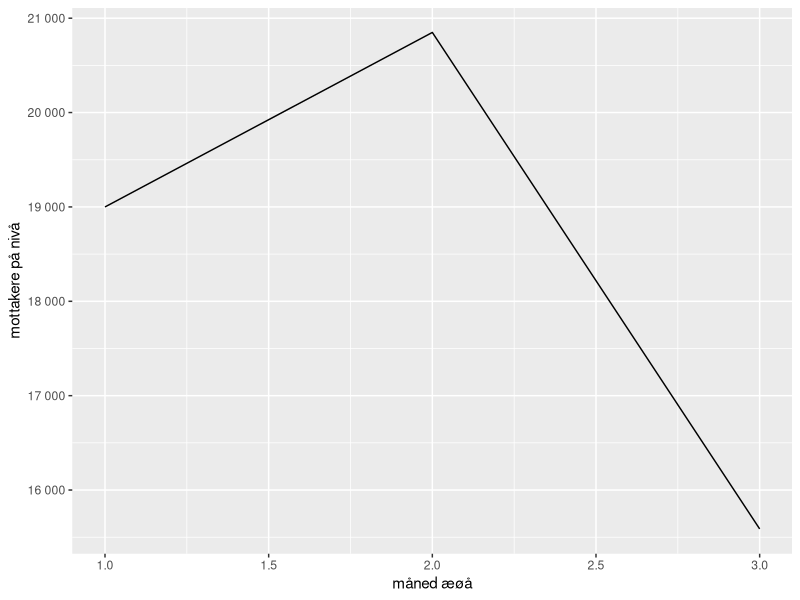

The R source for this figure:
## ---- chunk 1
#| label: oppsett-kopi
NBSP <- "\u00a0"
nb <- function(x, d = 0) formatC(x, format = "f", digits = d,
                                 big.mark = NBSP, decimal.mark = ",")
nb_akse <- function(x, d = 0) {
  ut <- rep(NA_character_, length(x)); e <- is.finite(x)
  ut[e] <- formatC(x[e], format = "f", digits = d, big.mark = NBSP,
                   decimal.mark = ","); ut
}
df_str <- data.frame(`Intervallskår` = c("måned æøå", nb(20849)),
                     check.names = FALSE)
df_num <- data.frame(`Intervallskår` = c(20849, 7082), check.names = FALSE)
## ---- chunk 2
knitr::kable(df_str)
## ---- chunk 3
knitr::kable(df_num, format.args = list(big.mark = NBSP, decimal.mark = ","))
## ---- chunk 4
knitr::kable(df_str, format.args = list(big.mark = NBSP, decimal.mark = ","))
## ---- chunk 5
cat("format():   ", format(20849, big.mark = NBSP, scientific = FALSE), "\n")
cat("prettyNum():", prettyNum(20849, big.mark = NBSP), "\n")
cat("formatC():  ", formatC(20849, format = "f", digits = 0, big.mark = NBSP), "\n")
## ---- chunk 6
#| fig-width: 3.5
#| fig-height: 1.8
library(ggplot2)
ggplot(data.frame(x = 1:3, y = c(19000, 20849, 15588)), aes(x, y)) +
  geom_line() +
  scale_y_continuous(labels = nb_akse) +
  labs(x = "måned æøå", y = "mottakere på nivå")
